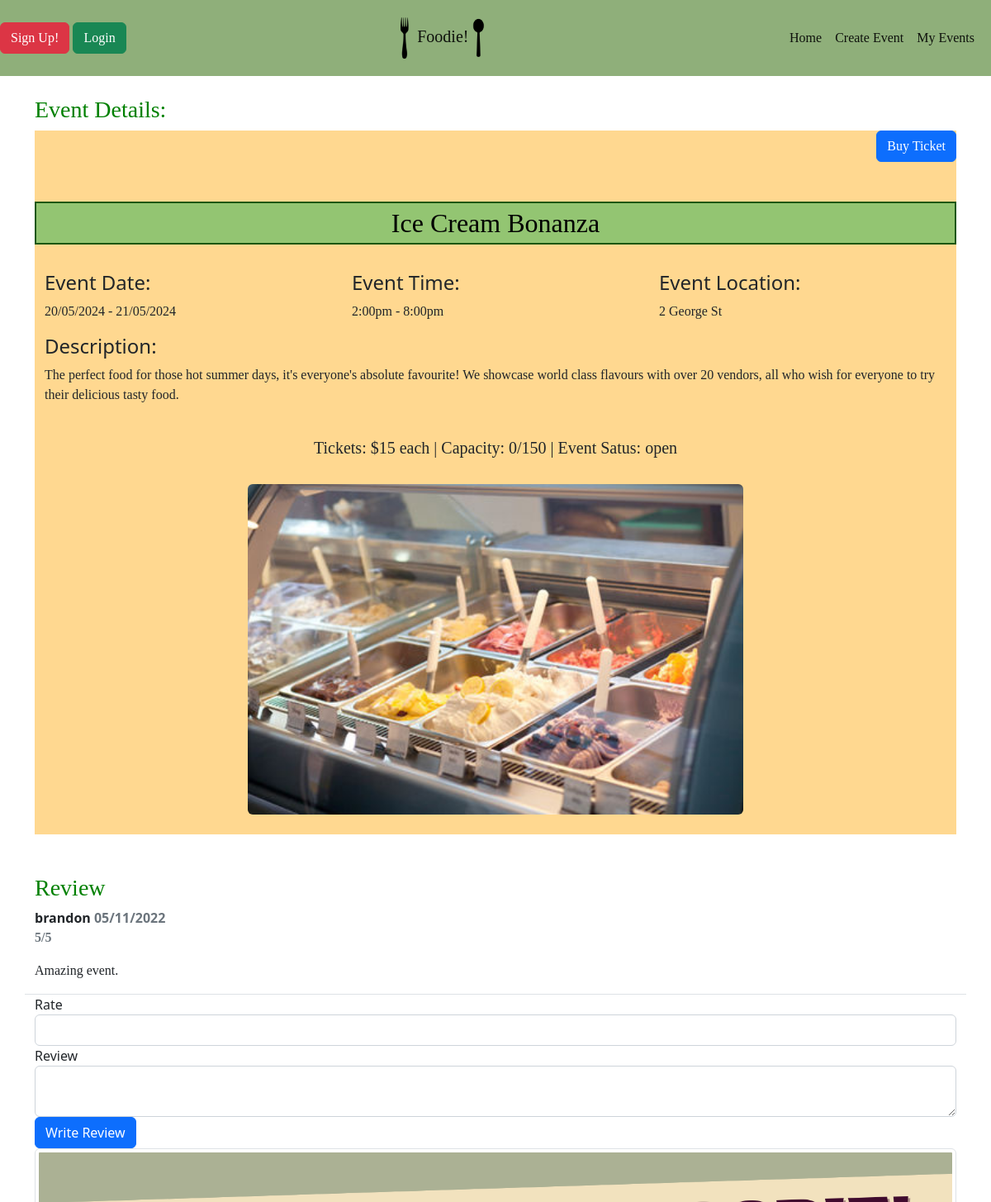
/events/6 (upper part), run on an earlier commit of the app's database.
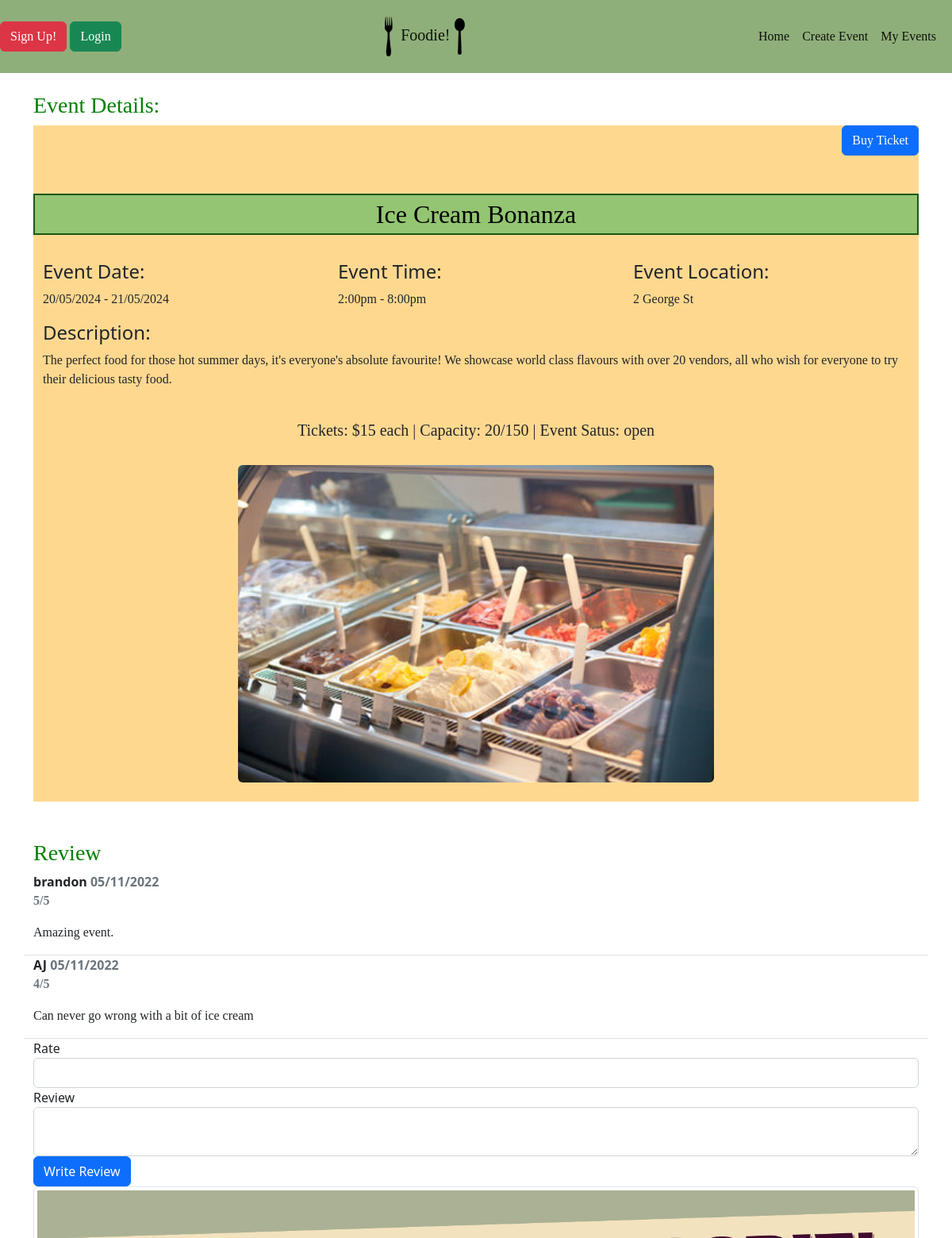
And on a later commit of the database.
### files/models.py (models this page shows, shortened)
class Review(db.Model):
    __tablename__ = 'reviews'
    id = db.Column(db.Integer, primary_key=True)
    event_id = db.Column(db.Integer, db.ForeignKey('events.id'))
    user_id = db.Column(db.Integer, db.ForeignKey('users.id'))
    date = db.Column(db.String(20), nullable=False)
    rating = db.Column(db.Integer)
    review = db.Column(db.String(500))
    user = db.relationship('User')

class User(db.Model, UserMixin):
    __tablename__ = 'users'
    id = db.Column(db.Integer, primary_key=True)
    name = db.Column(db.String(100), index=True, unique=True, nullable=False)
    emailid = db.Column(db.String(100), index=True, nullable=False)
    ph_number = db.Column(db.Integer, nullable=False)
    password_hash = db.Column(db.String(255), nullable=False)

class Booking(db.Model):
    __tablename__ = 'bookings'
    id = db.Column(db.Integer, primary_key=True)
    user_id = db.Column(db.Integer, db.ForeignKey('users.id'))
    event_id = db.Column(db.Integer, db.ForeignKey('events.id'))
    ticket_amount = db.Column(db.Integer, nullable=False)
    date = db.Column(db.String(20), nullable=False)

### files/events.py (the view)
@bp.route('/<id>',  methods=['GET', 'POST'])
def show(id):
    event = Event.query.filter_by(id=id).first()
    return render_template('event_details.html', event=event, review_form=ReviewForm(), ticket_form=BuyTicketForm(), delete_form=DeleteForm())

### files/forms.py
class ReviewForm(FlaskForm):
    rate = IntegerField('Rate', [validators.NumberRange(
        min=1, max=5, message="The rating should be from 1 to 5")])
    review = TextAreaField('Review', [InputRequired()])
    submit = SubmitField('Write Review')

class BuyTicketForm(FlaskForm):
    ticket_amount = IntegerField('How many: ', validators=[InputRequired()])
    date = StringField('Date:', validators=[InputRequired()])
    submit = SubmitField("Buy")

### files/models.py (called while the page is built)
    def getStatus(self):
        if(self.status == 1):
            return "open"
        elif(self.status == 2):
            return "unpublished"
        elif(self.status == 3):
            return "sold-out"
        elif(self.status == 4):
            return "cancelled"

    def getBookings(self):
        return Booking.query.filter_by(event_id=self.id)

    def getBought(self):
        bookings = self.getBookings()
        tickets_bought = 0
        for booking in bookings:
            tickets_bought += booking.ticket_amount
        return tickets_bought

### files/templates/event_details.html (shortened to what this page needs)
{% extends "base.html" %}
{% import "bootstrap/form.html" as wtf %}
{% block content %}
<br>
<div class="container">
  <h3>Event Details:</h3>
  <div style="background-color: rgb(255, 203, 107, 0.75)">
    {% if event.status == 1 %}
    <div class="container2">
      <button type="button" class="btn btn-primary" data-toggle="modal" data-target="#exampleModalCenter">
        Buy Ticket
      </button>
    </div>
    {% endif %}
    <br>
    <br>
    <h2>{{event.name}}</h2><br>
    <div class="container">
      <div class="row">
        <div class="col-lg">
          <h4>Event Date:</h4>
          <p>{{event.date_start}} - {{event.date_end}}</p>
        </div>
        <div class="col-lg">
          <h4>Event Time:</h4>
          <p>{{event.time_start}} - {{event.time_end}}</p>
        </div>
        <div class="col-lg">
          <h4>Event Location:</h4>
          <p>{{event.address}}</p>
        </div>
      </div>
      <h4>Description:</h4>
      <p>{{event.description}}
      </p>
      <br>
      <h5>Tickets: ${{event.ticket_price}} each | Capacity: {{event.getBought()}}/{{event.capacity}} | Event Satus: {{event.getStatus()}}</h5>
      <br>
      <div class="row">
          <div class="text-center">
          <img src="{{event.image}}" height="400px" width="600px" class="rounded mx-auto d block">
          <br>
        </div>
      </div>
    </div>
    <br>
  </div>
</div>
<br>
<div id="review" class="container"><br>
  <h3>Review</h3>
  {% for review in event.reviews %}
  <div class="row border-bottom">
    <div class="col-md-12">
      <b>{{ review.user.name}} <span class="ml-2 text-muted">{{ (review.date) }}</span></b>
      <p><b><span class="ml-2 text-muted">{{ (review.rating) }}/5</span></b></p>
      <p>{{ review.review }}</p>
    </div>
  </div>
  {% endfor %}
  <form class="form" action="/events/{{event.id}}/review" method="POST" class="form" role="form">
    {{wtf.render_form(review_form)}}
  </form>
</div>
{% endblock %}

What changed in the data, as far as the page shows it:
added Booking: getBought "20"
added Review: user.name "AJ", date "05/11/2022", rating "4", review "Can never go wrong with a bit of ice cream"
Also different on the page:
{{ event.getBought() }}: "0" → (not shown)
